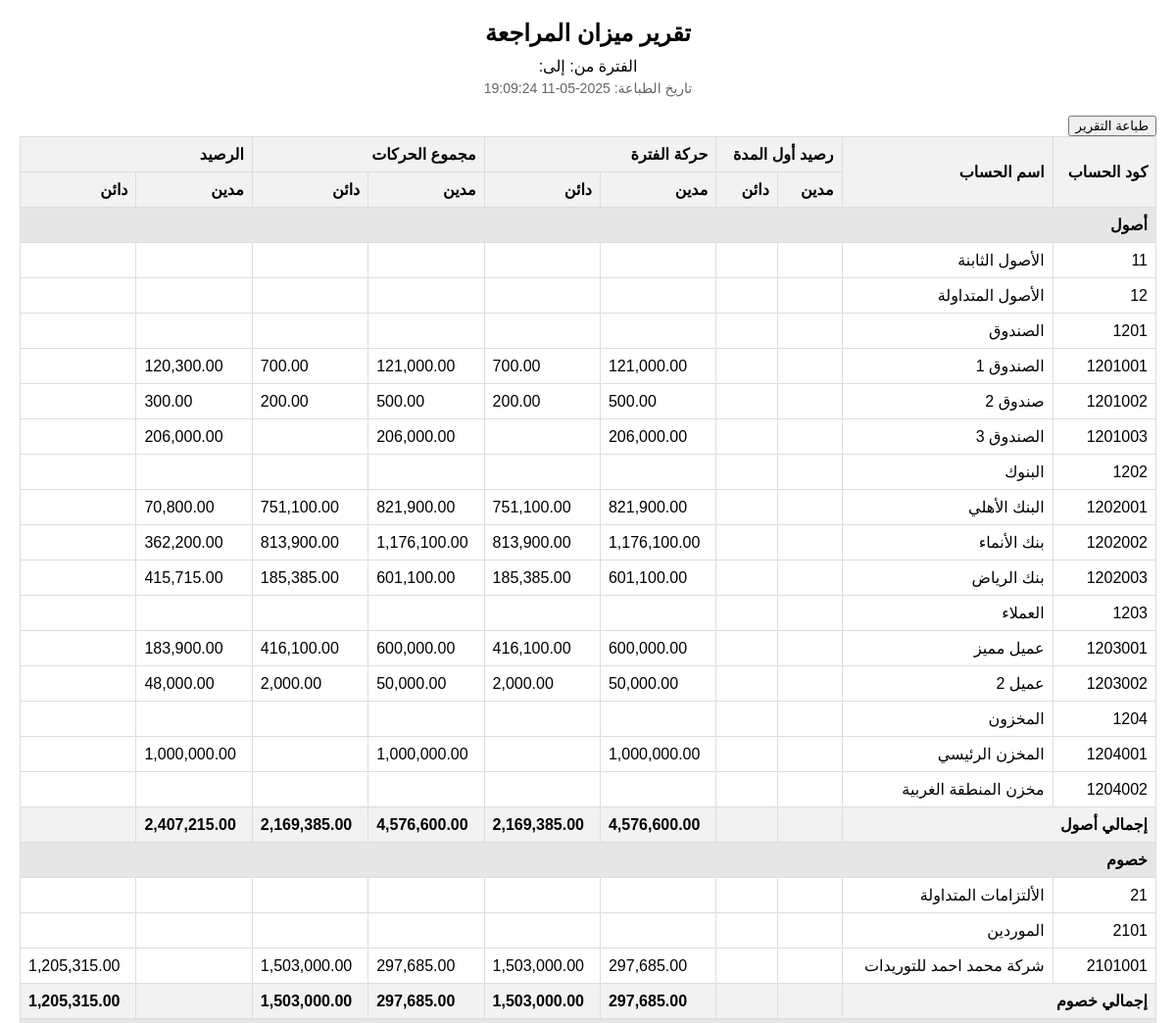
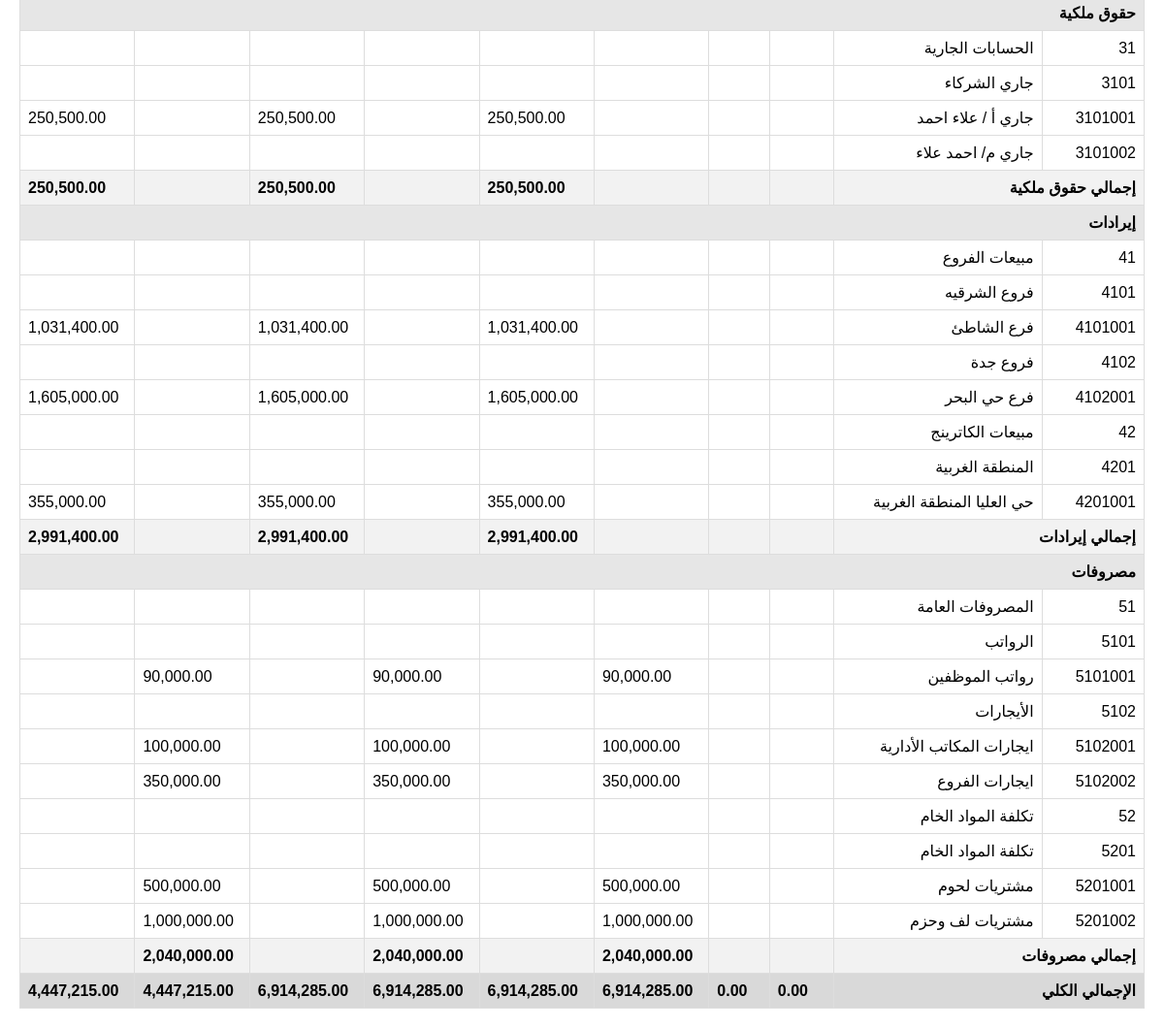
/reports/trial_balance/print (signed in), run on the app's committed database (2 pictures, top to bottom).
### tables this page shows
CREATE TABLE accounts (
                id INTEGER PRIMARY KEY AUTOINCREMENT,
                code TEXT NOT NULL UNIQUE,       -- رمز الحساب (فريد)
                name TEXT NOT NULL,              -- اسم الحساب
                account_type INTEGER NOT NULL,   -- نوع الحساب (رقم يشير إلى النوع)
                parent_id INTEGER,               -- الحساب الأب (للهيكلية الشجرية)
                is_active INTEGER DEFAULT 1,     -- هل الحساب نشط؟ (1=نعم, 0=لا)
                allows_posting INTEGER DEFAULT 1,-- هل يسمح بالترحيل المباشر؟ (1=نعم, 0=لا)
                created_at TIMESTAMP DEFAULT CURRENT_TIMESTAMP,
                -- تعريف المفتاح الخارجي للعلاقة مع النفس (الأب)
                FOREIGN KEY (parent_id) REFERENCES accounts (id) ON DELETE SET NULL
            );

### trial_balance_report.py (the view)
@trial_balance_bp.route('/reports/trial_balance/print')
def print_trial_balance_report():
    if 'user_id' not in session:
        return redirect(url_for('login'))
    filters = {}
    if request.args.get('start_date'):
        filters['start_date'] = request.args.get('start_date')
    if request.args.get('end_date'):
        filters['end_date'] = request.args.get('end_date')
    conn = get_db()
    report_data = get_trial_balance_data(conn, filters)
    conn.close()
    print_date = datetime.now().strftime('%Y-%m-%d %H:%M:%S')
    return render_template(
        'reports/print_trial_balance_report.html',
        report_data=report_data,
        filters=filters,
        print_date=print_date,
        account_types=ACCOUNT_TYPES
    )

### app.py (called while the page is built)
@app.before_request
def handle_fiscal_years_alias():
    try:
        conn = get_db()
        cursor = conn.cursor()
        cursor.execute("SELECT name FROM sqlite_master WHERE type='table' AND name='fiscal_years'")
        if not cursor.fetchone():
            cursor.execute("CREATE VIEW IF NOT EXISTS fiscal_years AS SELECT * FROM financial_years")
            conn.commit()
    except sqlite3.Error as e:
        print(f"خطأ في إنشاء fiscal_years view: {e}")
    finally:
        if conn:
            conn.close()

def get_company_profile():
    company_profile_path = os.path.join(os.path.dirname(__file__), 'company_profile.json')
    try:
        with open(company_profile_path, 'r', encoding='utf-8') as file:
            company_profile = json.load(file)
    except Exception as e:
        company_profile = {
            "companyName": "شركة مستويات التشغيل للمقاولات",
            "commercialRegistrationNumber": "450258658",
            "taxIdentificationNumber": "450258658300258",
            "logoPath": "assets/images/logo.png"
        }
        print(f"خطأ في قراءة ملف معلومات الشركة: {e}")
    if 'logoPath' in company_profile:
        if not company_profile['logoPath'].startswith('static/'):
            company_profile['logoPath'] = 'assets/images/logo.png'
    return company_profile

@app.context_processor
def inject_company_profile():
    return {'company_profile': get_company_profile()}

### database.py (called while the page is built)
def get_db():
    conn = sqlite3.connect(DATABASE_NAME)
    conn.row_factory = sqlite3.Row
    conn.execute("PRAGMA foreign_keys = ON")
    return conn

### templates/reports/print_trial_balance_report.html (shortened to what this page needs)
<!DOCTYPE html>
<html dir="rtl" lang="ar">
<head>
</head>
<body>
    <div class="report-header">
        <div class="report-title">تقرير ميزان المراجعة</div>
        <div class="report-period">
            الفترة من: {{ filters.start_date }} إلى: {{ filters.end_date }}
        </div>
        <div class="report-date">تاريخ الطباعة: {{ print_date }}</div>
    </div>
    <button class="no-print" onclick="window.print()">طباعة التقرير</button>
    <table>
        <thead>
            <tr>
                <th rowspan="2">كود الحساب</th>
                <th rowspan="2">اسم الحساب</th>
                <th colspan="2">رصيد أول المدة</th>
                <th colspan="2">حركة الفترة</th>
                <th colspan="2">مجموع الحركات</th>
                <th colspan="2">الرصيد</th>
            </tr>
            <tr>
                <th>مدين</th>
                <th>دائن</th>
                <th>مدين</th>
                <th>دائن</th>
                <th>مدين</th>
                <th>دائن</th>
                <th>مدين</th>
                <th>دائن</th>
            </tr>
        </thead>
        <tbody>
            {% for type_id, type_name in account_types.items() %}
                {% set type_accounts = report_data.accounts|selectattr('account_type', 'equalto', type_id)|list %}
                {% if type_accounts %}
                    <tr class="account-type-header">
                        <td colspan="10">{{ type_name }}</td>
                    </tr>
                    {% for account in type_accounts %}
                        <tr>
                            <td>{{ account.code }}</td>
                            <td>{{ account.name }}</td>
                            <td class="numeric">{{ '{:,.2f}'.format(account.opening_debit) if account.opening_debit > 0 else '' }}</td>
                            <td class="numeric">{{ '{:,.2f}'.format(account.opening_credit) if account.opening_credit > 0 else '' }}</td>
                            <td class="numeric">{{ '{:,.2f}'.format(account.period_debit) if account.period_debit > 0 else '' }}</td>
                            <td class="numeric">{{ '{:,.2f}'.format(account.period_credit) if account.period_credit > 0 else '' }}</td>
                            <td class="numeric">{{ '{:,.2f}'.format(account.total_debit) if account.total_debit > 0 else '' }}</td>
                            <td class="numeric">{{ '{:,.2f}'.format(account.total_credit) if account.total_credit > 0 else '' }}</td>
                            <td class="numeric">{{ '{:,.2f}'.format(account.balance_debit) if account.balance_debit > 0 else '' }}</td>
                            <td class="numeric">{{ '{:,.2f}'.format(account.balance_credit) if account.balance_credit > 0 else '' }}</td>
                        </tr>
                    {% endfor %}
                    {% set type_total = report_data.type_totals[type_id] %}
                    <tr class="account-type-total">
                        <td colspan="2">إجمالي {{ type_name }}</td>
                        <td class="numeric">{{ '{:,.2f}'.format(type_total.opening_debit) if type_total.opening_debit > 0 else '' }}</td>
                        <td class="numeric">{{ '{:,.2f}'.format(type_total.opening_credit) if type_total.opening_credit > 0 else '' }}</td>
                        <td class="numeric">{{ '{:,.2f}'.format(type_total.period_debit) if type_total.period_debit > 0 else '' }}</td>
                        <td class="numeric">{{ '{:,.2f}'.format(type_total.period_credit) if type_total.period_credit > 0 else '' }}</td>
                        <td class="numeric">{{ '{:,.2f}'.format(type_total.total_debit) if type_total.total_debit > 0 else '' }}</td>
                        <td class="numeric">{{ '{:,.2f}'.format(type_total.total_credit) if type_total.total_credit > 0 else '' }}</td>
                        <td class="numeric">{{ '{:,.2f}'.format(type_total.balance_debit) if type_total.balance_debit > 0 else '' }}</td>
                        <td class="numeric">{{ '{:,.2f}'.format(type_total.balance_credit) if type_total.balance_credit > 0 else '' }}</td>
                    </tr>
                {% endif %}
            {% endfor %}
            <tr class="grand-total">
                <td colspan="2">الإجمالي الكلي</td>
                <td class="numeric">{{ '{:,.2f}'.format(report_data.totals.opening_debit) }}</td>
                <td class="numeric">{{ '{:,.2f}'.format(report_data.totals.opening_credit) }}</td>
                <td class="numeric">{{ '{:,.2f}'.format(report_data.totals.period_debit) }}</td>
                <td class="numeric">{{ '{:,.2f}'.format(report_data.totals.period_credit) }}</td>
                <td class="numeric">{{ '{:,.2f}'.format(report_data.totals.total_debit) }}</td>
                <td class="numeric">{{ '{:,.2f}'.format(report_data.totals.total_credit) }}</td>
                <td class="numeric">{{ '{:,.2f}'.format(report_data.totals.balance_debit) }}</td>
                <td class="numeric">{{ '{:,.2f}'.format(report_data.totals.balance_credit) }}</td>
            </tr>
        </tbody>
    </table>
</body>
</html>

### templates/reports/print_trial_balance_report.html (style rules this page uses)
body { font-family: Arial, sans-serif; margin: 20px; direction: rtl; }
.report-header { text-align: center; margin-bottom: 20px; }
.report-title { font-size: 24px; font-weight: bold; margin-bottom: 10px; }
.report-period { font-size: 16px; margin-bottom: 5px; }
.report-date { font-size: 14px; color: #666; margin-bottom: 20px; }
table { width: 100%; border-collapse: collapse; margin-bottom: 20px; }
th, td { border: 1px solid #ddd; padding: 8px; text-align: right; }
th { background-color: #f2f2f2; font-weight: bold; }
.numeric { text-align: left; }
.account-type-header { background-color: #e6e6e6; font-weight: bold; }
.account-type-total { background-color: #f2f2f2; font-weight: bold; }
.grand-total { background-color: #d9d9d9; font-weight: bold; }

### data on the page
accounts: code "11", name "الأصول الثابنة"
accounts: code "12", name "الأصول المتداولة"
accounts: code "1201", name "الصندوق"
accounts: code "1201001", name "الصندوق 1", period_debit "121,000.00", period_credit "700.00", total_debit "121,000.00", total_credit "700.00", balance_debit "120,300.00"
accounts: code "1201002", name "صندوق 2", period_debit "500.00", period_credit "200.00", total_debit "500.00", total_credit "200.00", balance_debit "300.00"
accounts: code "1201003", name "الصندوق 3", period_debit "206,000.00", total_debit "206,000.00", balance_debit "206,000.00"
accounts: code "1202", name "البنوك"
accounts: code "1202001", name "البنك الأهلي", period_debit "821,900.00", period_credit "751,100.00", total_debit "821,900.00", total_credit "751,100.00", balance_debit "70,800.00"
accounts: code "1202002", name "بنك الأنماء", period_debit "1,176,100.00", period_credit "813,900.00", total_debit "1,176,100.00", total_credit "813,900.00", balance_debit "362,200.00"
accounts: code "1202003", name "بنك الرياض", period_debit "601,100.00", period_credit "185,385.00", total_debit "601,100.00", total_credit "185,385.00", balance_debit "415,715.00"
accounts: code "1203", name "العملاء"
accounts: code "1203001", name "عميل مميز", period_debit "600,000.00", period_credit "416,100.00", total_debit "600,000.00", total_credit "416,100.00", balance_debit "183,900.00"
accounts: code "1203002", name "عميل 2", period_debit "50,000.00", period_credit "2,000.00", total_debit "50,000.00", total_credit "2,000.00", balance_debit "48,000.00"
accounts: code "1204", name "المخزون"
accounts: code "1204001", name "المخزن الرئيسي", period_debit "1,000,000.00", total_debit "1,000,000.00", balance_debit "1,000,000.00"
accounts: code "1204002", name "مخزن المنطقة الغربية"
accounts: code "21", name "الألتزامات المتداولة"
accounts: code "2101", name "الموردين"
accounts: code "2101001", name "شركة محمد احمد للتوريدات", period_debit "297,685.00", period_credit "1,503,000.00", total_debit "297,685.00", total_credit "1,503,000.00", balance_credit "1,205,315.00"
accounts: code "31", name "الحسابات الجارية"
accounts: code "3101", name "جاري الشركاء"
accounts: code "3101001", name "جاري أ / علاء احمد", period_credit "250,500.00", total_credit "250,500.00", balance_credit "250,500.00"
accounts: code "3101002", name "جاري م/ احمد علاء"
accounts: code "41", name "مبيعات الفروع"
accounts: code "4101", name "فروع الشرقيه"
accounts: code "4101001", name "فرع الشاطئ", period_credit "1,031,400.00", total_credit "1,031,400.00", balance_credit "1,031,400.00"
accounts: code "4102", name "فروع جدة"
accounts: code "4102001", name "فرع حي البحر", period_credit "1,605,000.00", total_credit "1,605,000.00", balance_credit "1,605,000.00"
accounts: code "42", name "مبيعات الكاترينج"
accounts: code "4201", name "المنطقة الغربية"
accounts: code "4201001", name "حي العليا المنطقة الغربية", period_credit "355,000.00", total_credit "355,000.00", balance_credit "355,000.00"
accounts: code "51", name "المصروفات العامة"
accounts: code "5101", name "الرواتب"
accounts: code "5101001", name "رواتب الموظفين", period_debit "90,000.00", total_debit "90,000.00", balance_debit "90,000.00"
accounts: code "5102", name "الأيجارات"
accounts: code "5102001", name "ايجارات المكاتب الأدارية", period_debit "100,000.00", total_debit "100,000.00", balance_debit "100,000.00"
accounts: code "5102002", name "ايجارات الفروع", period_debit "350,000.00", total_debit "350,000.00", balance_debit "350,000.00"
accounts: code "52", name "تكلفة المواد الخام"
accounts: code "5201", name "تكلفة المواد الخام"
accounts: code "5201001", name "مشتريات لحوم", period_debit "500,000.00", total_debit "500,000.00", balance_debit "500,000.00"
accounts: code "5201002", name "مشتريات لف وحزم", period_debit "1,000,000.00", total_debit "1,000,000.00", balance_debit "1,000,000.00"

### other printed values
{{ type_name }} "أصول" "خصوم" "حقوق ملكية" "إيرادات" "مصروفات"
{{ '{:,.2f}'.format(report_data.totals.opening_debit) }} "0.00"
{{ '{:,.2f}'.format(report_data.totals.opening_credit) }} "0.00"
{{ '{:,.2f}'.format(report_data.totals.period_debit) }} "6,914,285.00"
{{ '{:,.2f}'.format(report_data.totals.period_credit) }} "6,914,285.00"
{{ '{:,.2f}'.format(report_data.totals.total_debit) }} "6,914,285.00"
{{ '{:,.2f}'.format(report_data.totals.total_credit) }} "6,914,285.00"
{{ '{:,.2f}'.format(report_data.totals.balance_debit) }} "4,447,215.00"
{{ '{:,.2f}'.format(report_data.totals.balance_credit) }} "4,447,215.00"
